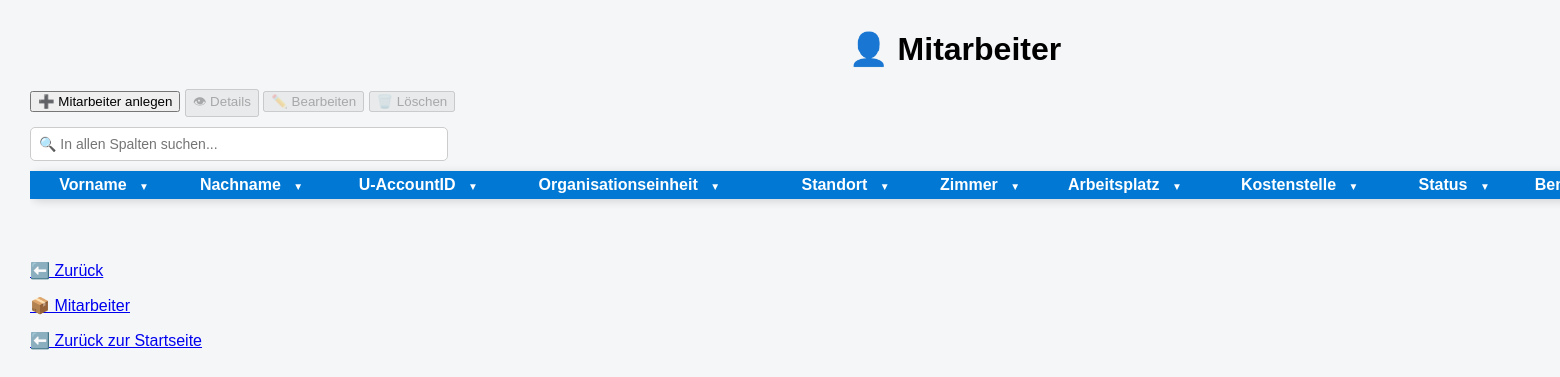
The app's page /mitarbeiter/anzeigen, older data.
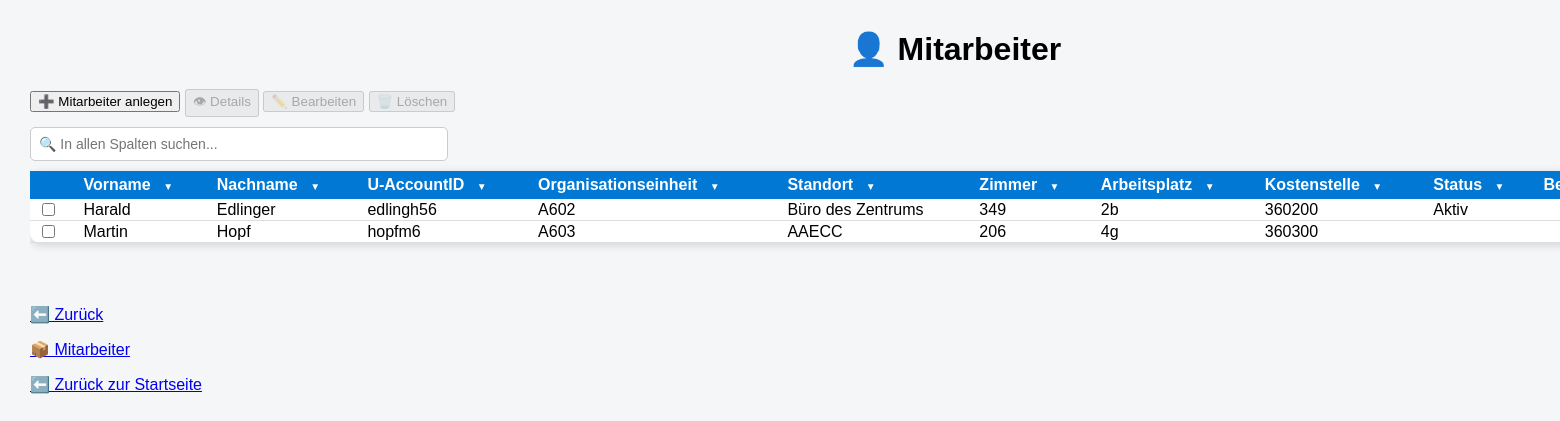
The same page, newer data.
### tables this page shows
CREATE TABLE mitarbeiter (
                id INTEGER PRIMARY KEY,
                vorname TEXT,
                nachname TEXT,
                uaccountid TEXT UNIQUE,
                organisationseinheit TEXT,
                standort TEXT,
                zimmer TEXT,
                arbeitsplatz TEXT,
                kostenstelle TEXT,
                status TEXT,
                bemerkung TEXT
            );

### app.py (the view)
@app.route("/mitarbeiter/anzeigen")
def mitarbeiter_liste():
    spalte = MITARBEITER_SORT.get(request.args.get("sort"), "nachname")
    richtung = request.args.get("richtung", "ASC")
    if richtung not in ("ASC", "DESC"):
        richtung = "ASC"
    einheit = request.args.get("einheit", "")
    sql = f"""
        SELECT id, vorname, nachname, uaccountid, organisationseinheit,
               standort, zimmer, arbeitsplatz, kostenstelle, status, bemerkung
        FROM mitarbeiter
        ORDER BY {spalte} COLLATE NOCASE {richtung}
    """
    with closing(verbinden()) as verbindung:
        zeilen = verbindung.execute(sql).fetchall()
    if einheit:
        gesucht = einheit_schluessel(einheit)
        zeilen = [z for z in zeilen if einheit_schluessel(z[4]) == gesucht]
    return render_template("mitarbeiter.html", mitarbeiter=zeilen)

### datenbank.py (called while the page is built)
def verbinden():
    return sqlite3.connect(DB_PFAD)

### templates/mitarbeiter.html (shortened to what this page needs)
<!DOCTYPE html>
<html>
<head>
    <link rel="stylesheet"
          href="{{ url_for('static', filename='style.css') }}">
    <link rel="stylesheet"
          href="{{ url_for('static', filename='assets_liste_tables.css') }}">
    <link rel="stylesheet"
          href="{{ url_for('static', filename='dropdowns.css') }}">
</head>
<body>
<div class="container">
    <h1>👤 Mitarbeiter</h1>
    <div class="toolbar">
        <button onclick="assetAnlegen()">
            ➕ Mitarbeiter anlegen
        </button>
           <button id="detailsBtn"
                disabled
                onclick="detailsAnzeigen()">
                👁 Details
            </button>
            <button id="bearbeitenBtn"
                disabled
                onclick="assetBearbeiten()">
            ✏️ Bearbeiten
            </button>
            <button id="loeschenBtn"
                disabled
                onclick="popupOeffnen(ausgewaehlteId)">
                🗑️ Löschen
            </button>
    </div>
<div
    style="
         margin-top:10px;
        margin-bottom:0px;
        text-align:left;
    "
>
    <input
        type="text"
        id="globalFilter"
        placeholder="🔍 In allen Spalten suchen..."
        style="
            width:400px;
            padding:8px;
            font-size:14px;
            border:1px solid #ccc;
            border-radius:5px;
        "
>
</div>
    <div style="overflow-x:auto;">
        <table>
            <tr>
                <th></th>
                <th class="dropdown-column">
                    Vorname
                    <span class="dropdown-button">▼</span>
                </th>
                <th class="dropdown-column">
                    Nachname
                    <span class="dropdown-button">▼</span>
                </th>
                <th class="dropdown-column">
                    U-AccountID
                    <span class="dropdown-button">▼</span>
                </th>
               <th class="dropdown-column">
                    Organisationseinheit
                    <span class="dropdown-button">▼</span>
                </th>
                <th class="dropdown-column">
                    Standort
                    <span class="dropdown-button">▼</span>
                </th>
                <th class="dropdown-column">
                    Zimmer
                    <span class="dropdown-button">▼</span>
                </th>
                <th class="dropdown-column">
                    Arbeitsplatz
                    <span class="dropdown-button">▼</span>
                </th>
                <th class="dropdown-column">
                    Kostenstelle
                    <span class="dropdown-button">▼</span>
                </th>
                <th class="dropdown-column">
                    Status
                    <span class="dropdown-button">▼</span>
                </th>
                <th class="dropdown-column">
                    Bemerkung
                </th>
            </tr>
            {% for m in mitarbeiter %}
            <tr>
               <td><input type="checkbox" class="asset-checkbox" data-id="{{ m[0] }}"></td>
                <td>{{ m[1] }}</td>
                <td>{{ m[2] }}</td>
                <td>{{ m[3] }}</td>
                <td>{{ m[4] }}</td>
                <td>{{ m[5] }}</td>
                <td>{{ m[6] }}</td>
                <td>{{ m[7] }}</td>
                <td>{{ m[8] }}</td>
                <td>{{ m[9] }}</td>
                <td>{{ m[10]}}</td>
                    </tr>
            {% endfor %}
        </table>
    </div>
    <br><br>
    <p><a href="javascript:history.back()">⬅️ Zurück</a></p>
    <p><a href="/mitarbeiter">📦 Mitarbeiter</a></p>
    <p><a href="/">⬅️ Zurück zur Startseite</a></p>
</div>
</body>
</html>

Row changes from the older to the newer data that the page shows:
added mitarbeiter: vorname "Harald", nachname "Edlinger", uaccountid "edlingh56", organisationseinheit "A602", standort "Büro des Zentrums", zimmer "349", arbeitsplatz "2b", kostenstelle "360200", status "Aktiv"
added mitarbeiter: vorname "Martin", nachname "Hopf", uaccountid "hopfm6", organisationseinheit "A603", standort "AAECC", zimmer "206", arbeitsplatz "4g", kostenstelle "360300"
